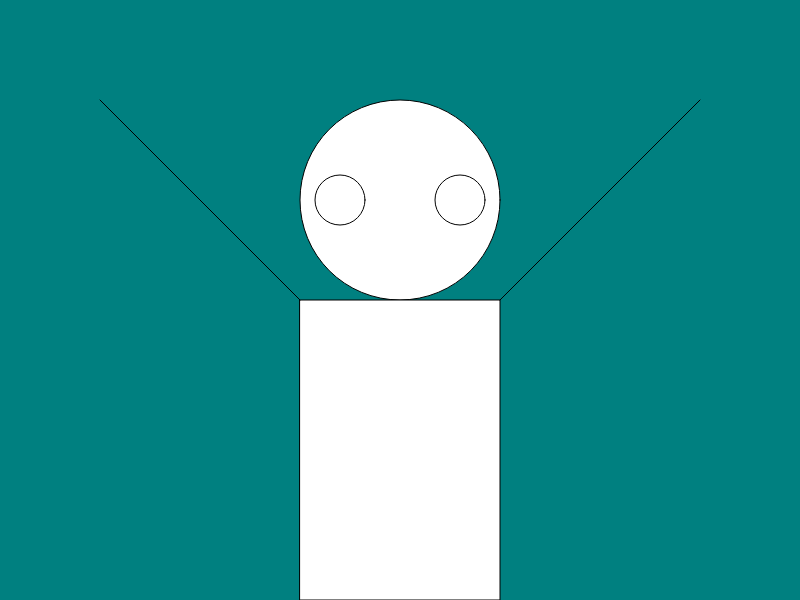
Frame 1 (no input)
Frame 60 (no input): identical to frame 1, image omitted
Frame 120 (the mouse pressed at the canvas centre since frame 60): identical to frame 1, image omitted

The p5.js sketch that drew this single still picture (run headless with seeded random() and noise() and a simulated clock; from frame 60 on, the mouse is pressed at the canvas centre):

// p5.js sketch
// ── sketch.js
function setup() {
  createCanvas(800, 600);
  
}

function draw() {
  background("teal"); 

  circle(400, 200, 200);

  rect(300, 300, 200, 300);

  circle(340, 200, 50);

  circle(460, 200, 50);

  line(300, 300, 100, 100);

  line(500, 300, 700, 100); //Strokeweight(5) is how thick the line is. Stroke is the color of the line. 
  //stroke is de rand en strokeweight is de dikte. Nostroke disables the stroke shit.
}
